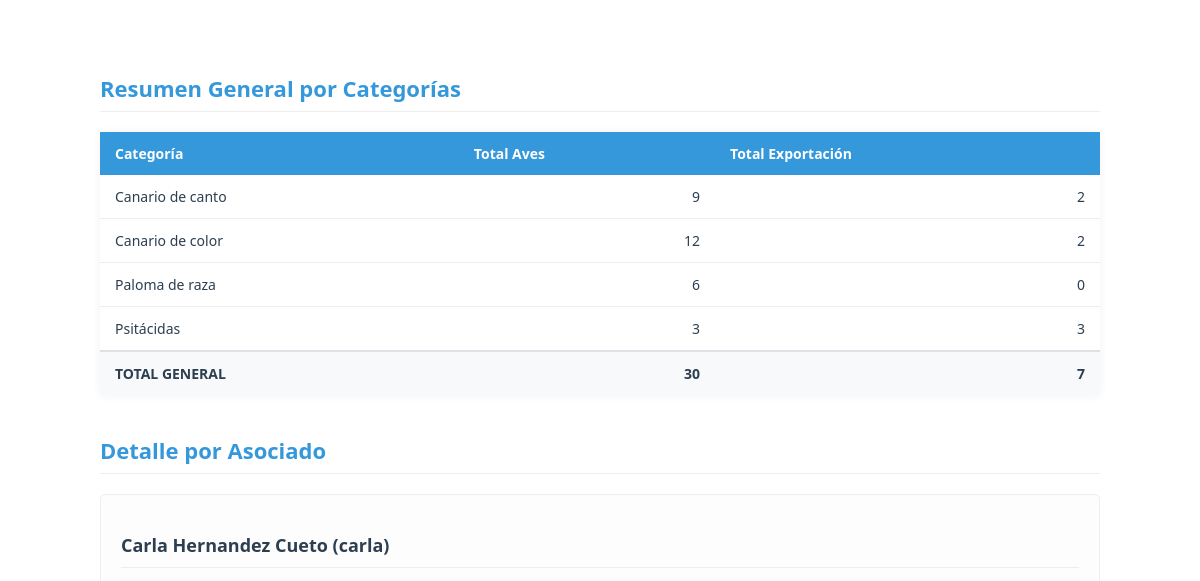
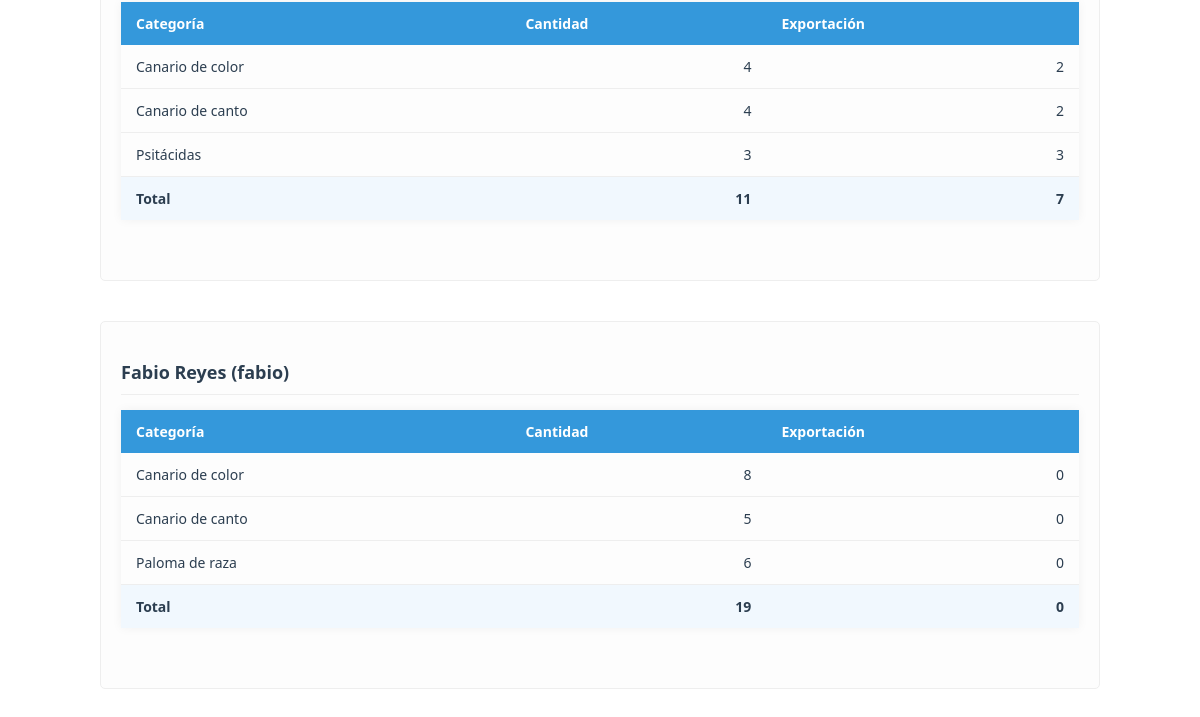
Page /admin/associates_report (signed in) on the earlier database version (2 pictures, top to bottom).
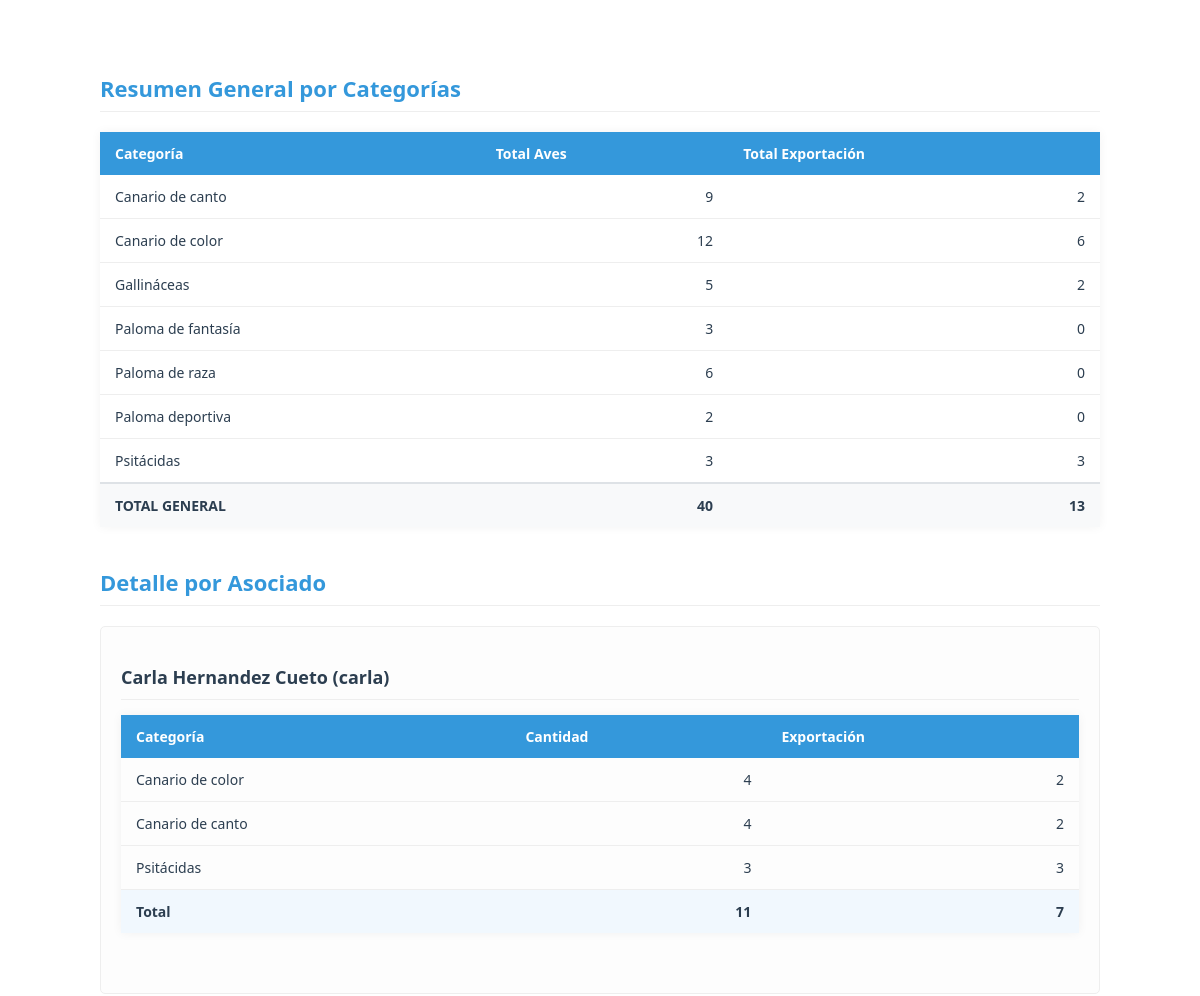
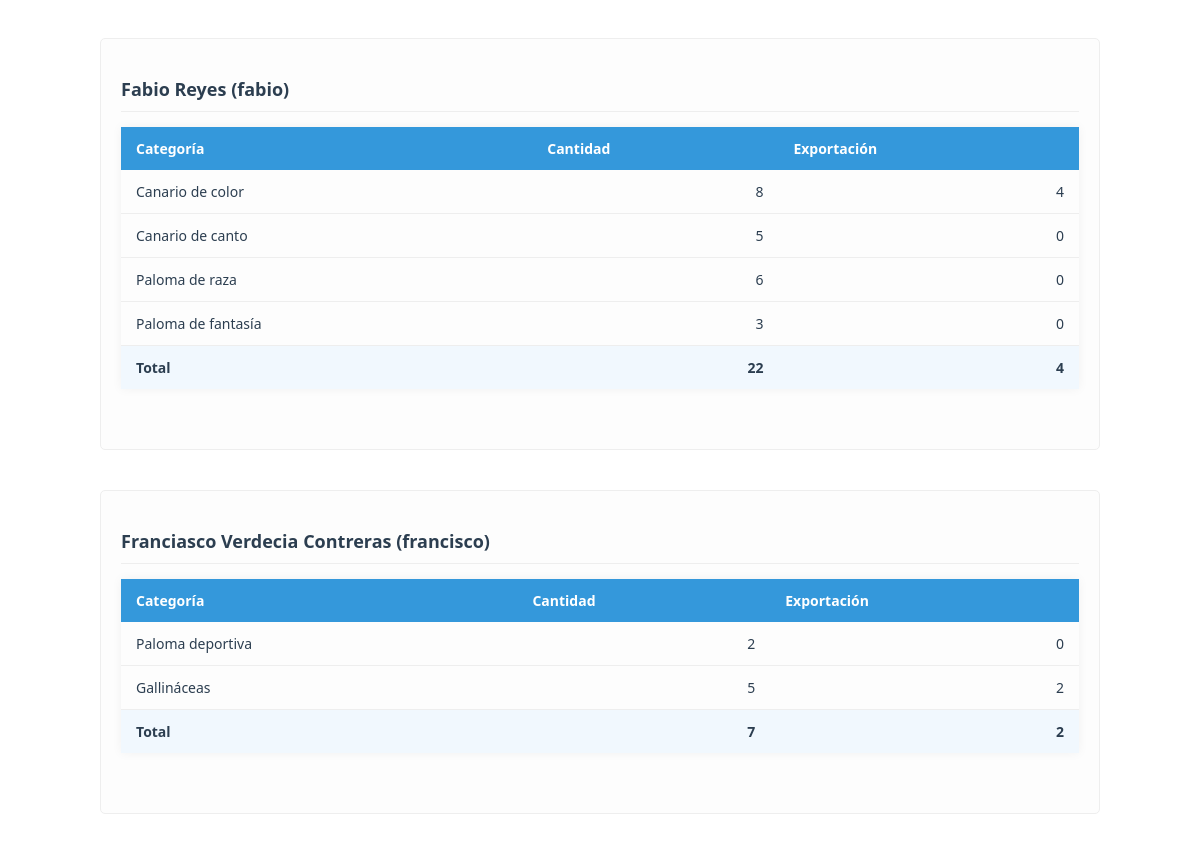
Same page on the later database version (2 pictures, top to bottom).
### models.py (models this page shows, shortened)
class BirdCategory(db.Model):
    id = db.Column(db.Integer, primary_key=True)
    name = db.Column(db.String(100), nullable=False, unique=True)
    parent_category = db.Column(db.String(100))  # Para jerarquías
    resource_needs = db.Column(db.Text)
    description = db.Column(db.Text)  # Descripción más detallada
    birds = db.relationship('UserBirds', backref='category', lazy=True)

class User(UserMixin, db.Model):
    id = db.Column(db.Integer, primary_key=True)
    username = db.Column(db.String(80), unique=True, nullable=False, index=True)
    email = db.Column(db.String(120), unique=True, nullable=False, index=True)
    password_hash = db.Column(db.String(128))
    role = db.Column(db.String(20), default='user')  # 'admin', 'specialist', 'dependiente', 'user'
    is_associated = db.Column(db.Boolean, default=False, nullable=False)
    full_name = db.Column(db.String(100), nullable=False)
    phone = db.Column(db.String(20), nullable=False)
    profile_image = db.Column(db.String(255))  # Ruta de la imagen de perfil
    last_login = db.Column(db.DateTime)  # Fecha del último inicio de sesión
    is_active = db.Column(db.Boolean, default=True)  # Para manejar cuentas activas/inactivas
    address = db.Column(db.String(200))  # Nuevo campo para dirección
    birds = db.relationship('UserBirds', backref='user', lazy=True, cascade='all, delete-orphan')
    awards = db.relationship('Award', backref='user', lazy=True, cascade='all, delete-orphan')

class UserBirds(db.Model):
    id = db.Column(db.Integer, primary_key=True)
    user_id = db.Column(db.Integer, db.ForeignKey('user.id'), nullable=False)
    category_id = db.Column(db.Integer, db.ForeignKey('bird_category.id'), nullable=False)
    quantity = db.Column(db.Integer, default=0)
    food_per_bird = db.Column(db.Float)  # lb por ave por día (asignado por especialista)
    food_type = db.Column(db.String(50))  # Tipo de alimento (Maíz, Trigo, etc.)
    food_process = db.Column(db.String(50))  # Proceso del alimento (grano, molido, etc.)
    notes = db.Column(db.Text)  # Notas adicionales sobre las aves
    export_quantity = db.Column(db.Integer, default=0)  # Cantidad para exportación
    last_updated = db.Column(db.DateTime, default=datetime.utcnow, onupdate=datetime.utcnow)

### app.py (the view)
@app.route('/admin/associates_report')
@login_required
def associates_report_view():
    if current_user.role != 'admin':
        abort(403)
    associates = db.session.execute(
        select(User).where(User.is_associated == True).order_by(User.full_name)
    ).scalars()
    categories = db.session.execute(
        select(BirdCategory.name,
               func.sum(UserBirds.quantity).label('total_quantity'),
               func.sum(UserBirds.export_quantity).label('total_export'))
        .select_from(UserBirds)
        .join(BirdCategory)
        .join(User)
        .where(User.is_associated == True)
        .group_by(BirdCategory.name)
    ).all()
    grand_total = sum(cat.total_quantity or 0 for cat in categories)
    grand_export = sum(cat.total_export or 0 for cat in categories)
    return render_template('admin/associates_report.html',
                         associates=associates,
                         categories=categories,
                         grand_total=grand_total,
                         grand_export=grand_export,
                         now=datetime.utcnow())

### app.py (called while the page is built)
@login_manager.user_loader
def load_user(user_id):
    return db.session.get(User, int(user_id))

### templates/admin/associates_report.html
{% extends "base_print.html" %}
{% block content %}
<div class="print-container">
    <div class="report-content">
        <h2>Resumen General por Categorías</h2>
        <table class="summary-table">
            <thead>
                <tr>
                    <th>Categoría</th>
                    <th>Total Aves</th>
                    <th>Total Exportación</th>
                </tr>
            </thead>
            <tbody>
                {% for category in categories %}
                <tr>
                    <td>{{ category.name }}</td>
                    <td class="text-right">{{ category.total_quantity or 0 }}</td>
                    <td class="text-right">{{ category.total_export or 0 }}</td>
                </tr>
                {% endfor %}
                <tr class="total-row">
                    <td><strong>TOTAL GENERAL</strong></td>
                    <td class="text-right"><strong>{{ grand_total }}</strong></td>
                    <td class="text-right"><strong>{{ grand_export }}</strong></td>
                </tr>
            </tbody>
        </table>
        <h2>Detalle por Asociado</h2>
        {% for user in associates %}
        <div class="user-section">
            <h3>{{ user.full_name }} ({{ user.username }})</h3>
            {% if user.birds %}
            <table class="user-birds-table">
                <thead>
                    <tr>
                        <th>Categoría</th>
                        <th>Cantidad</th>
                        <th>Exportación</th>
                    </tr>
                </thead>
                <tbody>
                    {% for bird in user.birds %}
                    <tr>
                        <td>{{ bird.category.name }}</td>
                        <td class="text-right">{{ bird.quantity }}</td>
                        <td class="text-right">{{ bird.export_quantity }}</td>
                    </tr>
                    {% endfor %}
                    <tr class="user-total">
                        <td><strong>Total</strong></td>
                        <td class="text-right"><strong>{{ user.birds|sum(attribute='quantity') }}</strong></td>
                        <td class="text-right"><strong>{{ user.birds|sum(attribute='export_quantity') }}</strong></td>
                    </tr>
                </tbody>
            </table>
            {% else %}
            <p class="no-birds">No tiene aves registradas</p>
            {% endif %}
        </div>
        {% endfor %}
    </div>
</div>
{% endblock %}

Differences in the rows shown:
no longer on this page (row unchanged): BirdCategory: name "Paloma de raza", total_quantity "6", total_export "0"
computed for BirdCategory "Canario de color": total_export "2" → "6"
now on this page (row unchanged): BirdCategory: name "Gallináceas", total_quantity "5", total_export "2"
now on this page (row unchanged): BirdCategory: name "Paloma de fantasía", total_quantity "3", total_export "0", name "Paloma de raza", id "6"
now on this page (row unchanged): BirdCategory: name "Paloma deportiva", total_quantity "2", total_export "0"
computed for User "Fabio Reyes": birds|sum "19" → "22"; birds|sum "0" → "4"
changed UserBirds (number 4 of 9 on the later page): export_quantity "0" → "4"
added UserBirds: category.name "Paloma de fantasía", quantity "3", export_quantity "0", shown under User "Fabio Reyes"
added User: full_name "Franciasco Verdecia Contreras", username "francisco", birds|sum "7", birds|sum "2"
added UserBirds: category.name "Paloma deportiva", quantity "2", export_quantity "0", shown under "Franciasco Verdecia Contreras"
added UserBirds: category.name "Gallináceas", quantity "5", export_quantity "2", shown under "Franciasco Verdecia Contreras"
Other differences:
{{ grand_total }}: "30" → "40"
{{ grand_export }}: "7" → "13"
